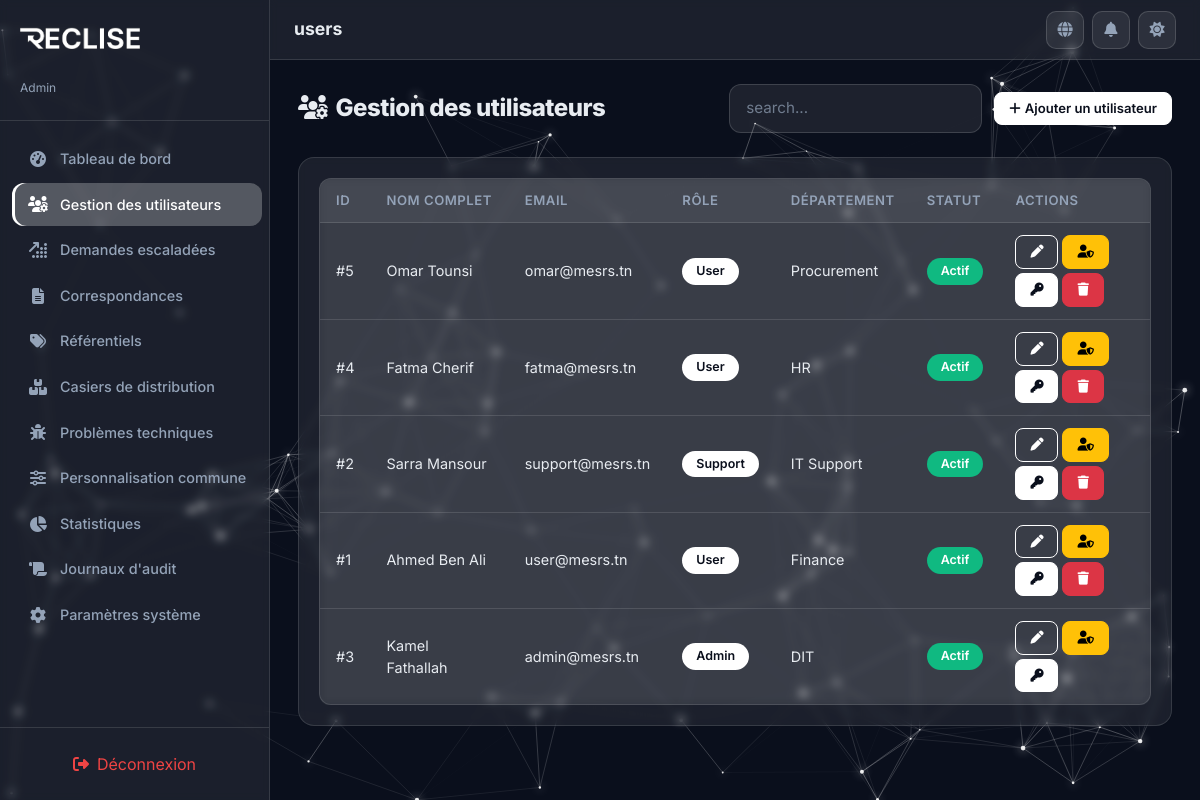
Page /PhtP/admin/users.php (signed in) on the committed database.
### tables this page shows
CREATE TABLE IF NOT EXISTS users (
  id            INT AUTO_INCREMENT PRIMARY KEY,
  email         VARCHAR(255)  NOT NULL UNIQUE,
  password_hash VARCHAR(255)  NOT NULL DEFAULT '',
  full_name     VARCHAR(255)  NOT NULL,
  role          ENUM('user', 'support', 'admin') NOT NULL DEFAULT 'user',
  phone         VARCHAR(50)   DEFAULT NULL,
  department    VARCHAR(100)  DEFAULT NULL,
  status        ENUM('active', 'inactive') NOT NULL DEFAULT 'active',
  avatar        VARCHAR(10)   DEFAULT NULL,
  joined_at     DATETIME      NOT NULL DEFAULT CURRENT_TIMESTAMP,
  updated_at    DATETIME      NOT NULL DEFAULT CURRENT_TIMESTAMP ON UPDATE CURRENT_TIMESTAMP
);

### PhtP/includes/i18n.php (called while the page is built, shortened)
<?php
function get_translations($lang = 'fr') {
    return $translations[$lang] ?? $translations['fr'];
}
function t($key, $lang = null) {
    if ($lang === null) {
        $lang = $_SESSION['lang'] ?? 'fr';
    }
    $translations = get_translations($lang);
    return $translations[$key] ?? $key;
}
?>

### PhtP/includes/functions.php (called while the page is built, shortened)
<?php
function to_camel($row) {
    $result = [];
    foreach ($row as $key => $value) {
        $camel = preg_replace_callback('/_([a-z])/', function ($m) {
            return strtoupper($m[1]);
        }, $key);
        $result[$camel] = $value;
    }
    return $result;
}
function to_camel_all($rows) {
    return array_map('to_camel', $rows);
}

### PhtP/admin/users.php (the view, shortened to what this page needs)
<?php
require_once '../includes/header.php';
$users = to_camel_all($pdo->query("SELECT * FROM users ORDER BY joined_at DESC")->fetchAll());
?>
<div class="section-header">
  <h2><i class="fas fa-users-gear me-2"></i><?php echo t('userManagement'); ?></h2>
    <div style="display:flex;gap:12px;align-items:center;flex-wrap:wrap;">
      <div style="min-width:250px;">
        <input type="text" class="form-control" id="userSearchInput" placeholder="<?php echo t('search'); ?>..." oninput="filterUsers(this.value)" autocomplete="off">
      </div>
      <button class="btn btn-neon btn-sm" onclick="document.getElementById('addUserModal').style.display='flex'">
        <i class="fas fa-plus me-1"></i><?php echo t('addUser'); ?>
      </button>
    </div>
</div>
<div class="glass-card" style="padding:20px;">
  <div class="overflow-auto">
    <table class="table-glass" id="usersTable">
      <thead>
        <tr>
          <th><?php echo t('id'); ?></th>
          <th><?php echo t('fullName'); ?></th>
          <th><?php echo t('email'); ?></th>
          <th><?php echo t('role'); ?></th>
          <th><?php echo t('department'); ?></th>
          <th><?php echo t('status'); ?></th>
          <th><?php echo t('actions'); ?></th>
        </tr>
      </thead>
      <tbody id="userTableBody">
        <?php foreach ($users as $u): ?>
          <tr>
            <td>#<?= $u['id'] ?></td>
            <td><?= htmlspecialchars($u['fullName']) ?></td>
            <td><?= htmlspecialchars($u['email']) ?></td>
            <td><span class="status-pill status-accent"><?= htmlspecialchars($u['role']) ?></span></td>
            <td><?= htmlspecialchars($u['department'] ?? '—') ?></td>
            <td><span class="status-pill <?= $u['status'] === 'active' ? 'status-resolved' : 'status-closed' ?>">
              <?php echo t($u['status'] === 'active' ? 'active' : 'inactive'); ?>
            </span></td>
            <td>
              <div style="display:flex;gap:4px;flex-wrap:wrap;">
                <button class="btn btn-outline-neon btn-sm" onclick="showEditModal(<?= $u['id'] ?>,'<?= htmlspecialchars(addslashes($u['fullName'])) ?>','<?= htmlspecialchars(addslashes($u['email'])) ?>','<?= htmlspecialchars(addslashes($u['department'] ?? '')) ?>','<?= htmlspecialchars(addslashes($u['phone'] ?? '')) ?>','<?= $u['status'] ?>')" title="<?php echo t('edit'); ?>">
                  <i class="fas fa-pen"></i>
                </button>
                <button class="btn btn-sm btn-warning" onclick="showDelegateModal(<?= $u['id'] ?>, '<?= htmlspecialchars(addslashes($u['fullName'])) ?>')" title="<?php echo t('delegateRole'); ?>">
                  <i class="fas fa-user-shield"></i>
                </button>
                <button class="btn btn-sm btn-info" onclick="showResetPasswordModal(<?= $u['id'] ?>)" title="Reset Password">
                  <i class="fas fa-key"></i>
                </button>
                <?php if ($u['id'] !== $_SESSION['user_id']): ?>
                  <button class="btn btn-sm btn-danger" onclick="deleteUser(<?= $u['id'] ?>, '<?= htmlspecialchars(addslashes($u['fullName'])) ?>')" title="<?php echo t('delete'); ?>">
                    <i class="fas fa-trash"></i>
                  </button>
                <?php endif; ?>
              </div>
            </td>
          </tr>
        <?php endforeach; ?>
      </tbody>
    </table>
  </div>
</div>
<?php require_once '../includes/footer.php'; ?>

### PhtP/assets/css/styles.css (style rules this page uses)
:root { --primary-dark: #0A0F1C; --primary-light: #F5F8FA; --brand-accent: #ffffff; --neon-accent: #ffffff; --success: #10B981; --warning: #F59E0B; --danger: #EF4444; --info: #ffffff; --icon-color: #E2E0FF; --glass-bg: rgba(255, 255, 255, 0.07); --glass-border: rgba(255, 255, 255, 0.12); --text-primary: #E8ECF1; --text-secondary: #94A3B8; --sidebar-width: 270px; --topbar-height: 60px; --body-bg: #0A0F1C; --card-bg: rgba(255, 255, 255, 0.07); --card-border: rgba(255, 255, 255, 0.12); --input-bg: rgba(255, 255, 255, 0.08); --input-border: rgba(255, 255, 255, 0.15); --input-text: #E8ECF1; --modal-bg: rgba(15, 20, 40, 0.95); --shadow-glow: 0 0 15px rgba(255, 255, 255, 0.1); --table-hover: rgba(255, 255, 255, 0.05); --toast-bg: rgba(15, 20, 40, 0.92); --focus-glow: rgba(255, 255, 255, 0.25); --focus-border: #ffffff; --brand-accent-rgb: 255, 255, 255; --btn-bg: #ffffff; --btn-text: #0A0F1C; --btn-border: #ffffff; --btn-hover-bg: transparent; --btn-hover-text: #025C84; }
*, *::before, *::after { box-sizing: border-box; margin: 0; padding: 0; }
body { font-family: 'Inter', sans-serif; font-weight: 400; background: transparent; color: var(--text-primary); min-height: 100vh; overflow-x: hidden; transition: background 0.4s ease, color 0.3s ease; }
body, p, span, div, label, a, button, input, select, textarea, option, td, th, li, h1, h2, h3, h4, h5, h6, small, strong, em, b, i { font-family: 'Inter', sans-serif; }
h1, h2, h3, h4, h5, h6 { font-family: 'Inter', sans-serif; font-weight: 800; letter-spacing: -0.02em; }
.glass-card { background: var(--card-bg); -webkit-backdrop-filter: blur(4px); backdrop-filter: blur(4px); border: 1px solid var(--card-border); border-radius: 16px; padding: 24px; transition: all 0.3s ease; }
.form-control, .form-select { background: var(--input-bg) !important; border: 1px solid var(--input-border) !important; color: var(--input-text) !important; border-radius: 12px !important; padding: 12px 16px; font-size: 0.95rem; transition: border-color 0.3s, box-shadow 0.3s; }
.form-control::placeholder { color: var(--text-secondary); opacity: 0.7; }
.btn-neon { background: var(--btn-bg); color: var(--btn-text) !important; border: 1px solid var(--btn-border); border-radius: 12px; padding: 12px 28px; font-weight: 600; font-size: 0.95rem; transition: all 0.3s; cursor: pointer; }
.btn-outline-neon { background: transparent; border: 1px solid var(--neon-accent); color: var(--neon-accent); border-radius: 10px; padding: 8px 20px; font-weight: 600; font-size: 0.88rem; transition: all 0.3s; cursor: pointer; }
.btn-sm { padding: 6px 14px !important; font-size: 0.82rem !important; border-radius: 8px !important; }
.btn-info { background: var(--info); color: var(--body-bg) !important; border: 1px solid var(--info); border-radius: 8px; }
.status-pill { display: inline-block; padding: 4px 14px; border-radius: 20px; font-size: 0.78rem; font-weight: 600; text-transform: capitalize; }
.status-resolved { background: #10B981; color: #fff; }
.table-glass { width: 100%; border-collapse: separate; border-spacing: 0; background: var(--glass-bg); -webkit-backdrop-filter: blur(4px); backdrop-filter: blur(4px); border-radius: 12px; overflow: hidden; border: 1px solid var(--glass-border); }
.table-glass thead th { background: rgba(var(--brand-accent-rgb), 0.06); padding: 12px 16px; font-size: 0.82rem; font-weight: 600; text-transform: uppercase; letter-spacing: 0.04em; color: var(--text-secondary); border-bottom: 1px solid var(--glass-border); white-space: nowrap; }
.table-glass tbody td { padding: 12px 16px; font-size: 0.9rem; border-bottom: 1px solid var(--glass-border); vertical-align: middle; }
.table-glass tbody tr:last-child td { border-bottom: none; }
.section-header { display: flex; align-items: center; justify-content: space-between; margin-bottom: 24px; flex-wrap: wrap; gap: 12px; }
.section-header h2 { font-size: 1.5rem; margin: 0; }
.status-accent { background: var(--brand-accent); color: var(--body-bg); display: inline-block; padding: 4px 14px; border-radius: 20px; font-size: 0.78rem; font-weight: 600; text-transform: capitalize; }

### rows in the picture
users: id "5", full_name "Omar Tounsi", email "omar@mesrs.tn", role "User", department "Procurement", status "Actif"
users: id "4", full_name "Fatma Cherif", email "fatma@mesrs.tn", role "User", department "HR", status "Actif"
users: id "2", full_name "Sarra Mansour", email "support@mesrs.tn", role "Support", department "IT Support", status "Actif"
users: id "1", full_name "Ahmed Ben Ali", email "user@mesrs.tn", role "User", department "Finance", status "Actif"
users: id "3", full_name "Kamel Fathallah", email "admin@mesrs.tn", role "Admin", department "DIT", status "Actif"

### other values in the picture
$roleLabels[$_SESSION['role']] "Admin"
t($item['label']) "Tableau de bord"
t($item['label']) "Gestion des utilisateurs"
t($item['label']) "Demandes escaladées"
t($item['label']) "Correspondances"
t($item['label']) "Référentiels"
t($item['label']) "Casiers de distribution"
t($item['label']) "Problèmes techniques"
t($item['label']) "Personnalisation commune"
t($item['label']) "Statistiques"
t($item['label']) "Journaux d'audit"
t($item['label']) "Paramètres système"
t('logout') "Déconnexion"
t($currentView ?? 'dashboard') "users"
t('userManagement') "Gestion des utilisateurs"
